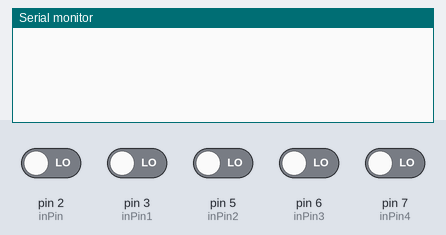
Bench run of a sketch on a simulated Arduino Micro, built with avr-gcc and run on an emulated ATmega32U4. On the bench: the last lines printed to the serial monitor. The test bench sets the inputs (shaded band); at power-on: pin 2 (inPin), pin 3 (inPin1), pin 5 (inPin2), pin 6 (inPin3), pin 7 (inPin4) LOW. USB keyboard and mouse output is not drawn.

Above: at 1.2 s.
1.3 s: pin 2 (inPin) driven HIGH
At 2.3 s:
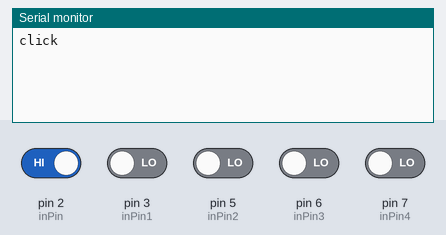
2.8 s: pin 3 (inPin1) driven HIGH
At 3.5 s:
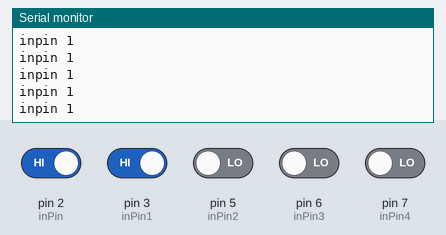

Measured:
- after the input at 1.3 s, the serial monitor: prints a new line at once (image 1)
- after the input at 2.8 s, the serial monitor: prints a new line at once (image 2)

The sketch:

code_joystick___button.ino
```cpp
#include <Mouse.h>

int inPin = 2;
int val = 0;

int speedX = 5;
int speedY = 5;

int inPin1 = 3;
int inPin2 = 5;
int inPin3 = 6;
int inPin4 = 7;

int val1 = 0;
int val2 = 0;
int val3 = 0;
int val4 = 0;

unsigned long prevStateTime
= 0;
unsigned long currentTime = 0;
bool prevState = false;


void setup() {
  Mouse.begin();
  pinMode(inPin, INPUT);
  pinMode(inPin1, INPUT);
  pinMode(inPin2, INPUT);
  pinMode(inPin3, INPUT);
  pinMode(inPin4, INPUT);
  Serial.begin(115200);
}

void loop() {

   int x = 0, y = 0;

  val = digitalRead(inPin);
  currentTime = micros();

  if (val != prevState && currentTime >= prevStateTime + 14500 || val != prevState && currentTime <= prevStateTime - 14500 ) {
    prevStateTime = currentTime;
    prevState = val;

    if(val == HIGH){
      Serial.println("click");
      Mouse.click();
    }
  }

  //joystick
  val1 = digitalRead(inPin1);
  if (val1 == HIGH) {
    Serial.println("inpin 1");
    y--;
  }

  val2 = digitalRead(inPin2);
  if (val2 == HIGH) {
    //Serial.println("inpin 2");
    y++;
  }

  val3 = digitalRead(inPin3);
  if (val3 == HIGH) {
    //Serial.println("inpin 3");
    x--;
  }

  val4 = digitalRead(inPin4);
  if (val4 == HIGH) {
    //Serial.println("inpin 4");
    x++;
  }

  Mouse.move(x * speedX, y * speedY, 0);
  delay(10);
//delay(500);
}
```
